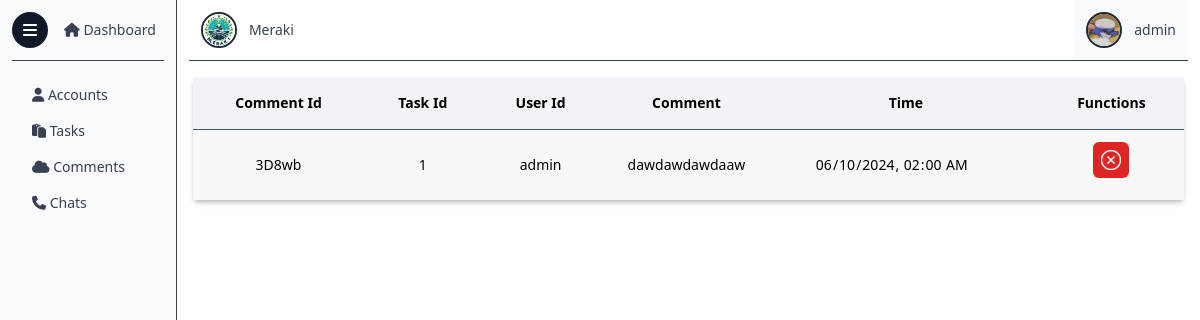
The page /comments.php (signed in) on the database its author committed.
### tables this page shows
CREATE TABLE `users` (
  `id` varchar(30) NOT NULL,
  `name` varchar(30) NOT NULL,
  `email` varchar(30) NOT NULL,
  `pass` text NOT NULL,
  `img` text NOT NULL,
  `status` int(1) NOT NULL,
  `admin` int(11) NOT NULL DEFAULT 0,
  `active` int(11) NOT NULL DEFAULT 1
);

CREATE TABLE `comments` (
  `comment_id` varchar(5) NOT NULL,
  `task_id` int(11) NOT NULL,
  `user_id` varchar(8) NOT NULL,
  `user_name` text NOT NULL,
  `time` text NOT NULL,
  `comment` text NOT NULL
);

### comments.php (the view, shortened to what this page needs)
<?php
$user_id = $_SESSION["id"];
include ("partials/_dbconnect.php");
$sql = "SELECT * FROM `comments`";
$stmt = mysqli_prepare($conn, $sql);
mysqli_stmt_execute($stmt);
$result = mysqli_stmt_get_result($stmt);
?>
<!DOCTYPE html>
<html lang="en">
<head>
    <link href="../side/style.css" rel="stylesheet">
</head>
<body class="open-sans bg-white">
    <div class="absolute top-3 left-3 z-30">
        <button class="bg-gray-900 w-9 h-9 grid place-items-center p-2 rounded-full" class="button"
            onclick="displayMenu()">
            <i class="fas fa-bars text-base text-white"></i>
        </button>
    </div>
    <div class="flex z-20 overflow-y-hidden max-h-screen">
        <?php
        include ("dashboard/_sidemenu.php");
        ?>
        <div class="overflow-y-scroll hide-scrollbar w-full">
            <header class="flex justify-between items-center mx-3">
                <a href="/" class="dashboard-link flex items-center space-x-3 p-3">
                    <img src="images/logo.jpg" alt="" class="h-9 w-9 rounded-full border-2 border-gray-800">
                    <p class="text-gray-700 text-sm">Meraki</p>
                </a>
                <a href="p" class="flex items-center space-x-3 p-3 bg-gray-50">
                    <?php
                    $sql = "SELECT * FROM `users` WHERE `id` = ?";
                    $stmt = mysqli_prepare($conn, $sql);
                    mysqli_stmt_bind_param($stmt, "s", $user_id);
                    mysqli_execute($stmt);
                    $result2 = mysqli_stmt_get_result($stmt);
                    $row2 = mysqli_fetch_assoc($result2);
                    echo '<img src="profile/images/' . $row2["img"] . '" alt="" class="h-9 w-9 rounded-full border-2 border-gray-800">
                    <p class="text-gray-700 text-sm">' . $row2["name"] . '</p>
                    ';
                    ?>
                </a>
            </header>
            <hr class="mx-3 border-t border-gray-700">
            <div class="m-4 bg-white rounded-md shadow-md container min-w-[calc(100%-32px)] text-sm max-w-[calc(100%-32px)]"
                id="user">
                <table class="w-full shadow-md">
                    <thead>
                        <tr class="border-b-gray-600 border-b bg-[#F3F2F7]">
                            <th scope="col" class="p-4">Comment Id</th>
                            <th scope="col" class="p-4">Task Id</th>
                            <th scope="col" class="p-4">User Id</th>
                            <th scope="col" class="p-4">Comment</th>
                            <th scope="col" class="p-4">Time</th>
                            <th scope="col" class="p-4">Functions</th>
                        </tr>
                    </thead>
                    <tbody>
                        <?php
                        while ($row = mysqli_fetch_assoc($result)) {
                            $comment_id = $row["comment_id"];
                            $task_id = $row["task_id"];
                            $user_id = $row["user_id"];
                            $comment = $row["comment"];
                            $time = $row["time"];
                            echo '<tr class="border-b-gray-500 border-b bg-[#F8F8F8] last:border-b-0">
                                <td class="text-center py-3">' . $comment_id . '</td>
                                <td class="text-center py-3">' . $task_id . '</td>
                                <td class="text-center py-3">' . $user_id . '</td>
                                <td class="text-center py-3">' . $comment . '</td>
                                <td class="text-center py-3">
                                    <input type="datetime-local" class="bg-transparent hide-cal py-3 outline-none border-none" value="' . $time . '" readonly>
                                </td>
                                <td class="text-center py-3 space-y-1 grid place-items-center"><a href="dashboard/_delete?comment=' . $comment_id . '&task=' . $task_id . '&id=' . $user_id . '" class="rounded-md bg-red-600 hover:bg-red-700 p-2">
                                        <img class="invert w-5" src="../images/delete.png" alt="delete">
                                    </a>
                                </td>
                            </tr>';
                        }
                        ?>
                    </tbody>
                </table>
            </div>
        </div>
    </div>
</body>
</html>

### rows shown on the page
users: img (picture), name "admin"
comments: comment_id "3D8wb", task "1", user "admin", comment "dawdawdawdaaw", time "06/10/2024 02:00"
